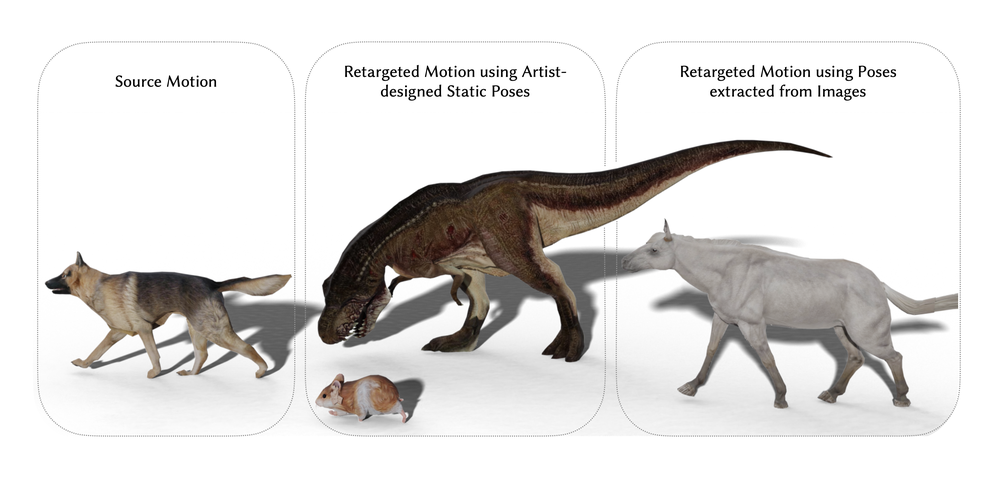
#> input picture teaser.png, 1000 x 478 px, shrunk from 3772 x 1802 before the run
$ python -i bvh_utils.py   (imports and definitions only)
#> lines starting #> are read from the running program, lines starting #| are printed output that depends on the picture
import re


class BvhNode:

    def __init__(self, value=[], parent=None):
        self.value = value
        self.children = []
        self.parent = parent
        if self.parent:
            self.parent.add_child(self)

    def add_child(self, item):
        item.parent = self
        self.children.append(item)

    # [4 lines left out: function filter, not called in this run]

    def __iter__(self):
        for child in self.children:
            yield child

    # [9 lines left out: function __getitem__, not called in this run]

    def __repr__(self):
        return str(' '.join(self.value))

    @property
    def name(self):
        return self.value[1]


class Bvh:

    def __init__(self, data):
        self.data = data
        self.root = BvhNode()
        self.frames = []
        self.tokenize()

    def tokenize(self):
        first_round = []
        accumulator = ''
        for char in self.data:
            if char not in ('\n', '\r'):
                accumulator += char
            elif accumulator:
                    first_round.append(re.split('\\s+', accumulator.strip()))
                    accumulator = ''
        node_stack = [self.root]
        frame_time_found = False
        node = None
        for item in first_round:
            if frame_time_found:
                self.frames.append(item)
                continue
            key = item[0]
            if key == '{':
                node_stack.append(node)
            elif key == '}':
                node_stack.pop()
            else:
                node = BvhNode(item)
                node_stack[-1].add_child(node)
            if item[0] == 'Frame' and item[1] == 'Time:':
                frame_time_found = True

    # [40 lines left out: functions search, get_joints, get_joints_names, not called in this run]

    def joint_direct_children(self, name):
        joint = self.get_joint(name)
        return [child for child in joint.filter('JOINT')]

    def get_joint_index(self, name):
        return self.get_joints().index(self.get_joint(name))

    # [111 lines left out: functions get_joint, get_joint_or_end, joint_offset, joint_channels, get_joint_channels_index, get_joint_channel_index and 7 more, not called in this run]


import numpy as np
import matplotlib.pyplot as plt
import sys
from mpl_toolkits.mplot3d import Axes3D

# [61 lines left out: functions _separate_angles, _separate_positions, clean_bvh_joints_name, not called in this run]

SKELETON_1_JOINTS = ['SKEL-Pelvis', 'SKEL-Spine0', 'SKEL-Spine1', 'SKEL-L-Clavicle', 'SKEL-L-UpperArm', 'SKEL-L-Forearm', 'SKEL-L-Hand', 'SKEL-L-Finger00', 'SKEL-L-Finger01', 'SKEL-L-Finger01_Site', 'SKEL-R-Clavicle', 'SKEL-R-UpperArm', 'SKEL-R-Forearm', 'SKEL-R-Hand', 'SKEL-R-Finger00', 'SKEL-R-Finger01', 'SKEL-R-Finger01_Site', 'SKEL-Spine2', 'SKEL-Spine3', 'SKEL-Neck1', 'SKEL-Neck2', 'SKEL-Head', 'SKEL-Head_Site', 'SKEL-L-Thigh', 'SKEL-L-Calf', 'SKEL-L-Foot', 'SKEL-L-Toe0', 'SKEL-L-Toe1', 'SKEL-L-Toe1_Site', 'SKEL-R-Thigh', 'SKEL-R-Calf', 'SKEL-R-Foot', 'SKEL-R-Toe0', 'SKEL-R-Toe1', 'SKEL-R-Toe1_Site'] #labrador and coyote

all_skeletons = [SKELETON_1_JOINTS]

# [180 lines left out: functions ProcessBVH, Rx, Ry, Rz, _get_rotation_chain, _calculate_frame_joint_positions_in_local_space and 2 more, not called in this run]

>>> import cv2
>>> picture = cv2.imread('../teaser.png', cv2.IMREAD_GRAYSCALE)
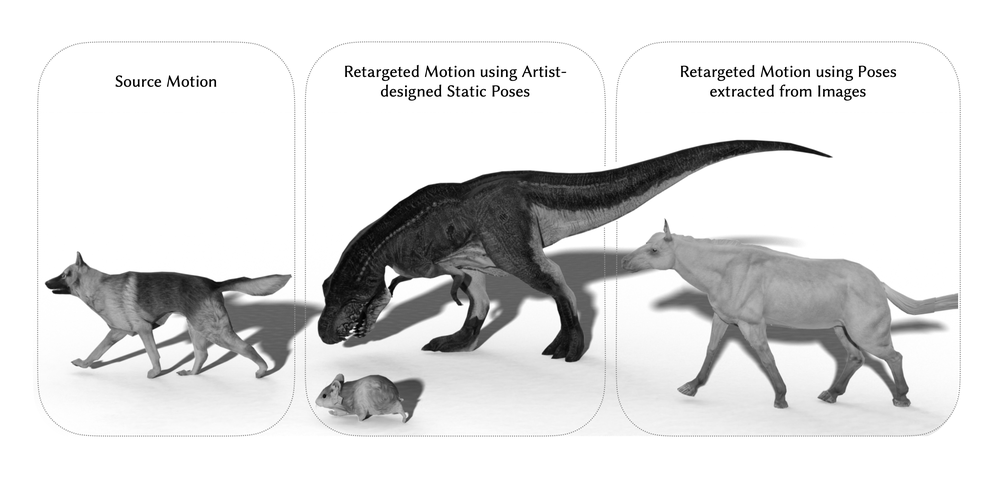
#> picture: shape (478, 1000); min 0, max 255, mean 220.3
>>> result = Bvh(picture).get_joints_names()
#> the loop in tokenize, `for char in self.data:` made 1 pass
#> after the loop in tokenize, `for char in self.data:`: accumulator = ''; first_round = []
#> (the run stopped early here; a loop or call above may not have finished)
